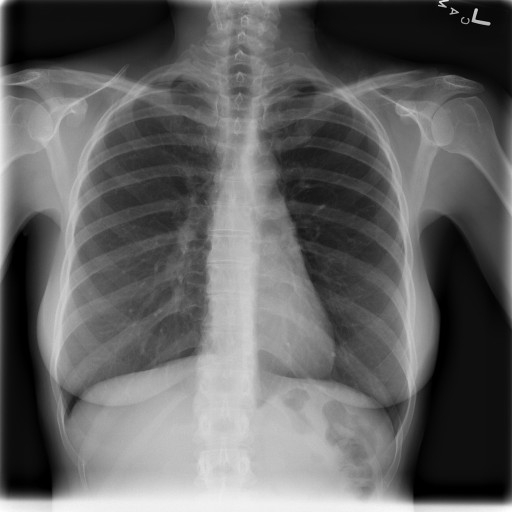
#> input picture Clinical Foundations of 2D Medical Imaging/Clinical Applications Exercise/chest_xray_1.png, 1024 x 1024 px (shown at 1/2 size)
$ jupyter execute --allow-errors Exercise.ipynb   (shell and % lines are left out)
#> lines starting #> are read from the running program, lines starting #| are printed output that depends on the picture
[cell 1]
import matplotlib.pyplot as plt
from skimage.io import imread, imshow
import numpy as np
import pandas as pd

## Read in your first x-ray image and display it using imshow()

[cell 2]
chest_xray_1 = imread('chest_xray_1.png')
#> chest_xray_1 is the input picture: shape (1024, 1024); min 0, max 255, mean 98.5
imshow(chest_xray_1)

## Fill in some coordinates for sections of the image that contain lung, heart, and bone:

[cell 3]
# Hovering your cursor over the image above will display your coordinates within the image at the bottom
# right corner of the figure. Use this to fill in starting and ending x & y values for lungs, heart, and bone
# in the chest x-ray image above

# An example for lung might be:
# lung_x = [210,265]
# lung_y = [380,430]

## Fill in your own values here:
lung_x = [210,265]
lung_y = [380,430]

heart_x = [510,530]
heart_y = [620,670]

bone_x = [150,220]
bone_y = [820,780]

## Now, plot the image intensities for the subsections that you chose using different coordinates for different structures:

[cell 4]
plt.figure(figsize=(5,5))
plt.hist(chest_xray_1[bone_y[0]:bone_y[1],bone_x[0]:bone_x[1]].ravel(), bins = 256,color='green')
plt.hist(chest_xray_1[lung_y[0]:lung_y[1],lung_x[0]:lung_x[1]].ravel(),bins =256,color='blue')
plt.hist(chest_xray_1[heart_y[0]:heart_y[1],heart_x[0]:heart_x[1]].ravel(),bins=256,color='red')
plt.legend(['Bone','Lungs','Heart'])
plt.show()
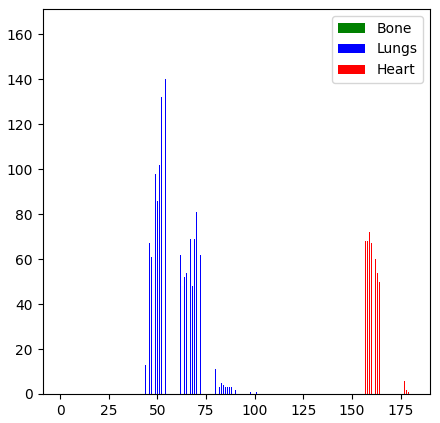
#> figure drawn by matplotlib, 1 panel; tallest bar 163 high, from x = 52.83 to 53.06; tallest bar 72 high, from x = 159 to 159.1

## Now let's try with a less healthy looking chest x-ray:

Note that if you do **not turn off** the 'interactive' visualization by clicking the 'power' button in the xray imagee above, the new chest x-ray will replace the previous rather than being shown in a separate image below.

[cell 5]
## Note that if you do *not* turn off the 'interactive' visualization by clicking the 'power' button
# in the xray imagee above, the new chest x-ray will replace the previous rather than being shown in a separate image
# below.
chest_xray_3 = imread('chest_xray_3.png')
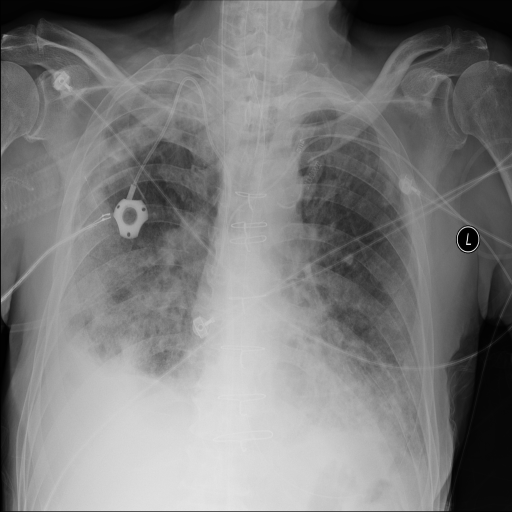
#> input picture Clinical Foundations of 2D Medical Imaging/Clinical Applications Exercise/chest_xray_3.png, 1024 x 1024 px (shown at 1/2 size)
#> chest_xray_3 is the input picture: shape (1024, 1024); min 0, max 255, mean 123.8
imshow(chest_xray_3)

[cell 6]
# Try the same exercise as above, selecting coordinates for lung, heart, and bone

## Fill in your own values here:
lung_x = [210,330]
lung_y = [345,690]

heart_x = [520,620]
heart_y = [620,750]

bone_x = [401,95]
bone_y = [535,550]

### Notice how the intensity values are different for the three structures compared to those in the first image:

[cell 7]
plt.figure(figsize=(5,5))
plt.hist(chest_xray_3[bone_y[0]:bone_y[1],bone_x[0]:bone_x[1]].ravel(), bins = 256,color='green')
plt.hist(chest_xray_3[lung_y[0]:lung_y[1],lung_x[0]:lung_x[1]].ravel(),bins =256,color='blue')
plt.hist(chest_xray_3[heart_y[0]:heart_y[1],heart_x[0]:heart_x[1]].ravel(),bins=256,color='red')
plt.legend(['Bone','Lungs','Heart'])
plt.show()
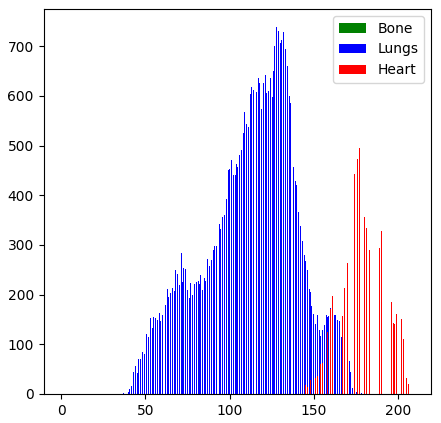
#> figure drawn by matplotlib, 1 panel; tallest bar 738 high, from x = 127.7 to 128.2; tallest bar 496 high, from x = 176.8 to 177.1

## Finally, let's look at another type of image: mammography:

[cell 8]
mammo_left = imread('mammo_left.pgm')
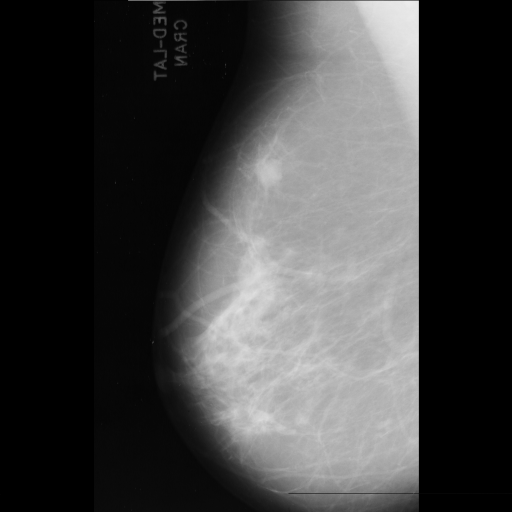
#> input picture Clinical Foundations of 2D Medical Imaging/Clinical Applications Exercise/mammo_left.pgm, 1024 x 1024 px (shown at 1/2 size)
#> mammo_left is the input picture: shape (1024, 1024); min 0, max 236, mean 64.9
mammo_right = imread('mammo_right.pgm')
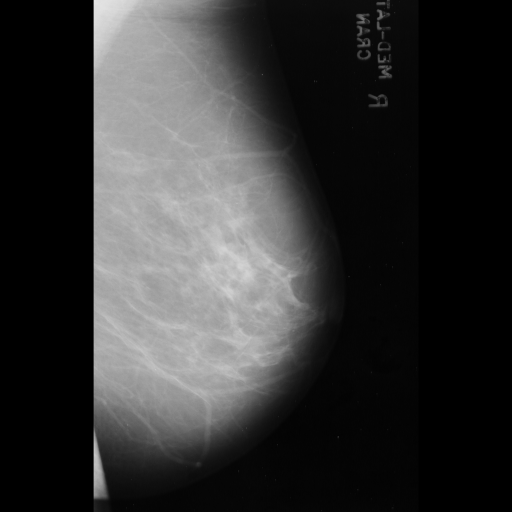
#> input picture Clinical Foundations of 2D Medical Imaging/Clinical Applications Exercise/mammo_right.pgm, 1024 x 1024 px (shown at 1/2 size)
#> mammo_right is the input picture: shape (1024, 1024); min 0, max 231, mean 51.5
